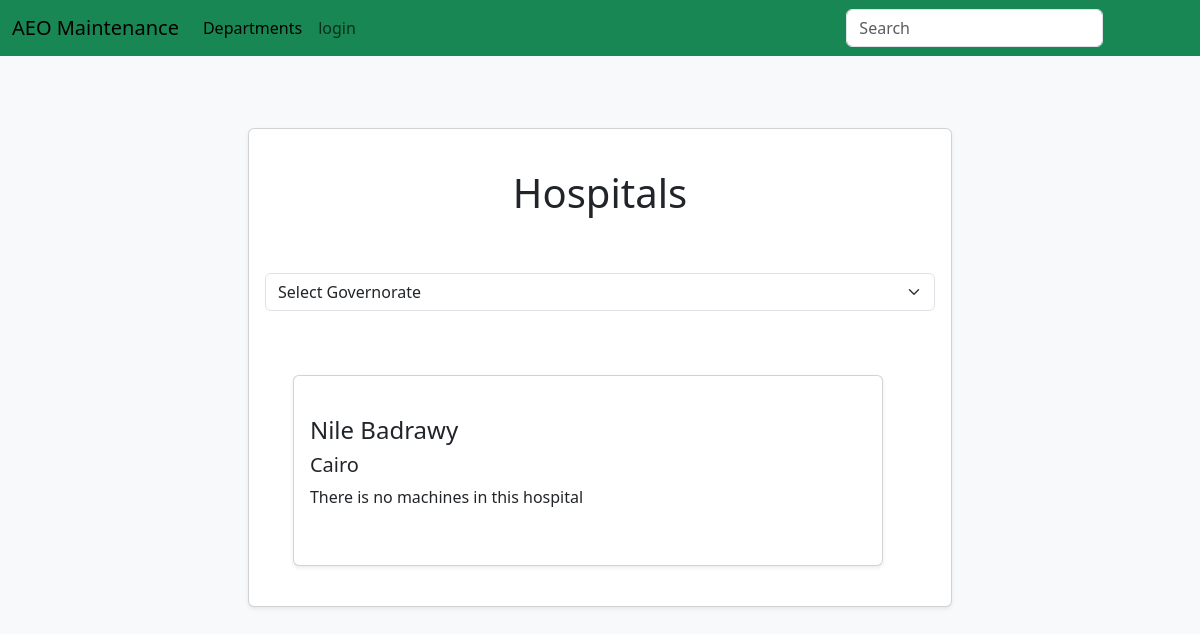
Page /hospitals on the earlier database version.
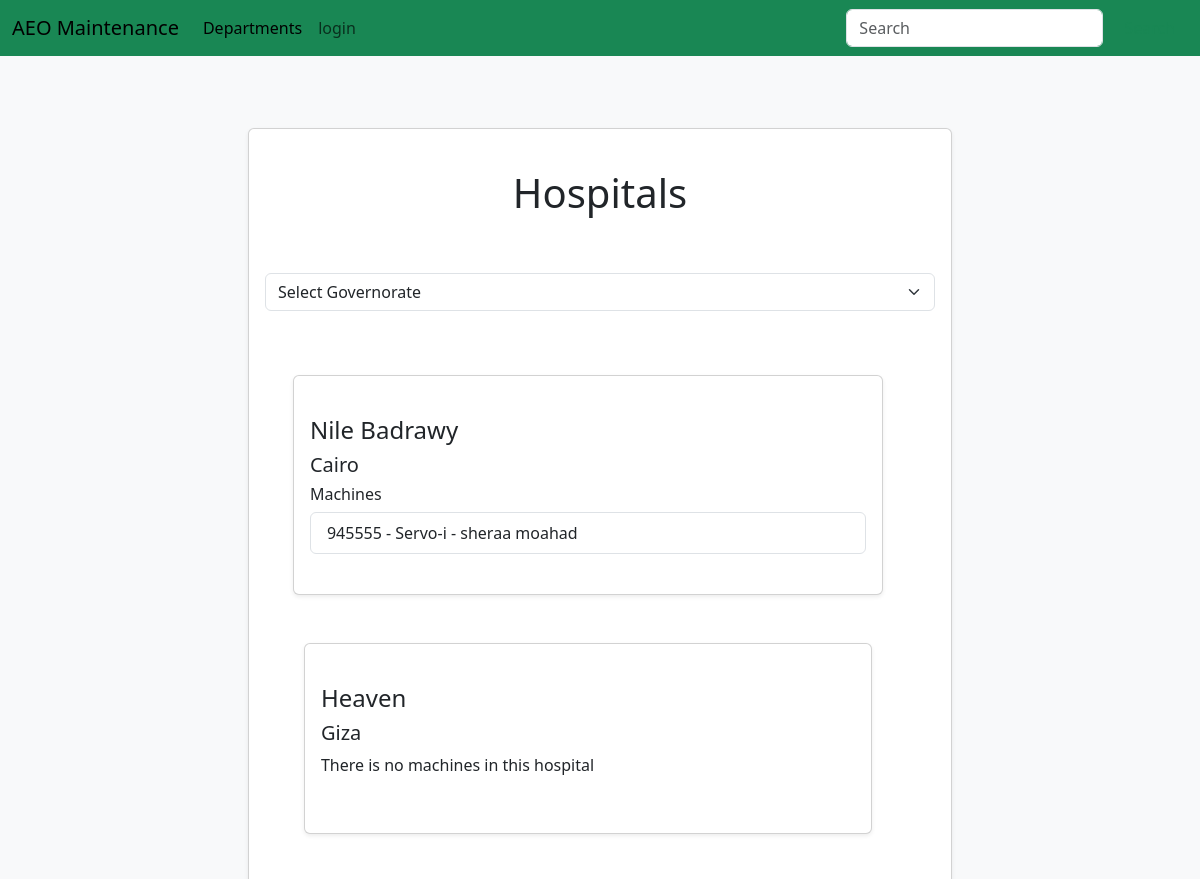
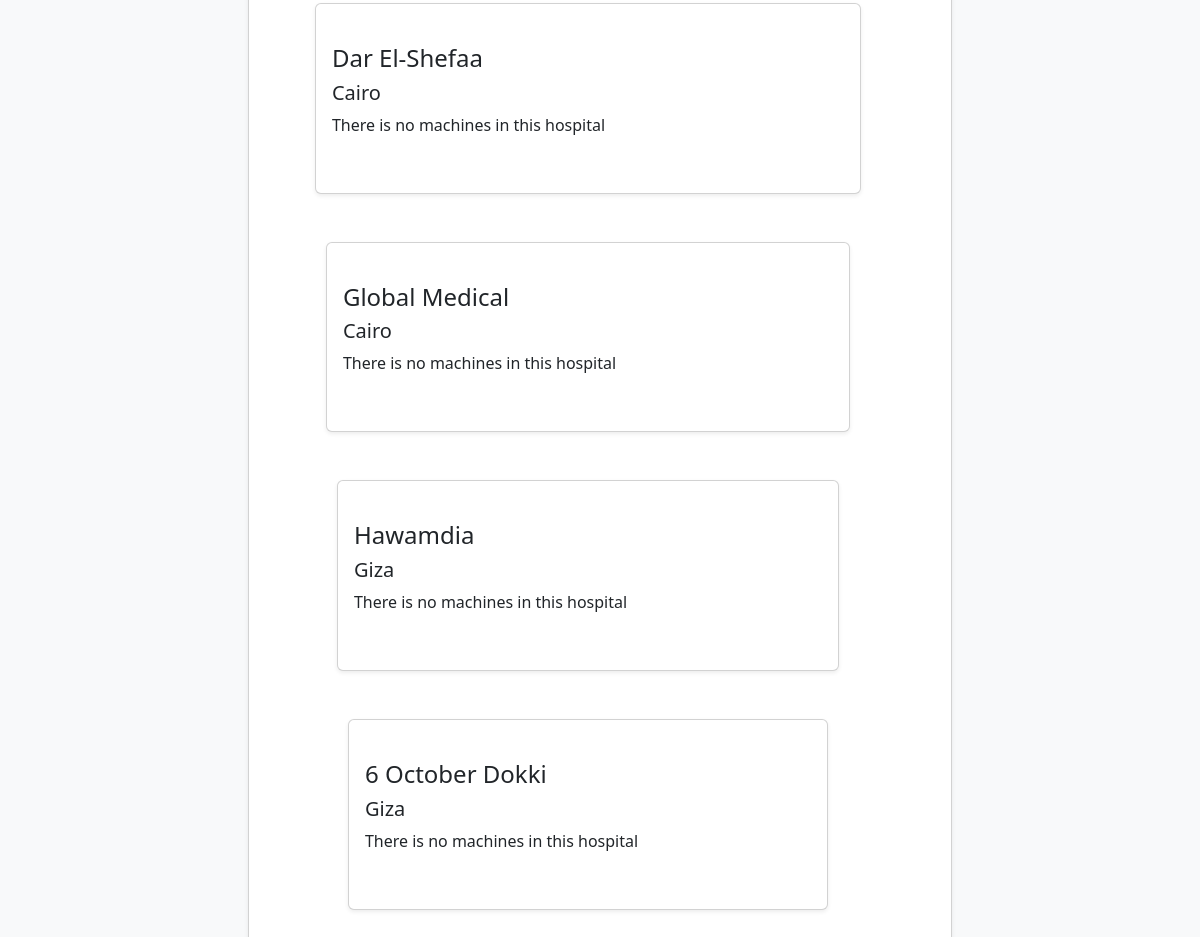
Same page on the later database version (2 pictures, top to bottom).
### maintenance_system/models.py (models this page shows, shortened)
class Hospital(db.Model):
	id = db.Column(db.Integer, primary_key=True)
	name = db.Column(db.String(80), unique=True)
	governorate = db.Column(db.String(80))
	tasks = db.relationship('Task', backref='hospital', lazy=True)
	machines = db.relationship('Machine', backref='hospital', lazy=True)

class Machine(db.Model):
	id = db.Column(db.Integer, primary_key=True)
	serial_number = db.Column(db.String(80), unique=True)
	installation_date = db.Column(db.DateTime)
	contract_type = db.Column(db.Integer, default=int(0)) # 0: warranty, 1: maintenance, 2: none
	contract_name = db.Column(db.String(80))
	contract_start_date = db.Column(db.DateTime)
	contract_end_date = db.Column(db.DateTime)
	user_id = db.Column(db.Integer, db.ForeignKey('user.id'))
	model_id = db.Column(db.Integer, db.ForeignKey('model.id'))
	hospital_id = db.Column(db.Integer, db.ForeignKey('hospital.id'))
	tasks = db.relationship('Task', secondary='machine_task', backref='machines', lazy='dynamic')

class Model(db.Model):
	id = db.Column(db.Integer, primary_key=True)
	name = db.Column(db.String(80), unique=True)
	manufacturer = db.Column(db.String(80))
	picture = db.Column(db.String(20), default='device_model.jpg')
	device_id = db.Column(db.Integer, db.ForeignKey('device.id'))
	machines = db.relationship('Machine', backref='model', lazy=True)

### maintenance_system/Hospitals/routes.py (the view)
@hospitalpb.route('/hospitals')
def hospitals():
    governorates = [
    hospital.governorate
    for hospital in db.session.query(Hospital.governorate).group_by(Hospital.governorate).all()]
    hospitals = Hospital.query.all()
    if request.args.get('governorate'):
        hospitals = [hospital for hospital in hospitals if hospital.governorate == request.args.get('governorate')]
    return render_template('hospitals.html', hospitals=hospitals, governorates=governorates)

### maintenance_system/Templates/hospitals.html (shortened to what this page needs)
{% extends "layout.html"%}
{% block content %}
<div class="row justify-content-center">
	<div class="col-lg-8 mt-4 mb-4">
		<div class="card p-3 shadow-sm">
			<div class="row">
				<div class="col-md-8 col-lg-12 mt-4 mb-4">
					<h1 class="text-center">Hospitals</h1>
				</div>
				<div class="col-md-8 col-lg-12 mt-4 mb-4">
					<form method="GET" action="{{ url_for('hospitalpb.hospitals') }}">
						<div class="mb-3 ">
							<select id="governorate" name="governorate" class="form-select"
								onchange="this.form.submit()">
								<option value="">Select Governorate</option>
							</select>
						</div>
					</form>
				</div>
				{% for hospital in hospitals %}
				<div class="row justify-content-center">
					<div class="col-lg-11 mt-4 mb-4">
						<div class="card p-3 shadow-sm">
							<div class="col-md-8 col-lg-12 mt-4 mb-4">
								<h4> {{hospital.name}}</h4>
								<h5> {{hospital.governorate}}</h5>
								{% if hospital.machines %}
								<h6> Machines </h6>
								<div class="list-group">
									{% for machine in hospital.machines%}
									<li class="list-group-item list-group-item-action"> {{ machine.serial_number }}
										- {{ machine.model.name }} - {{machine.contract_name }}</li>
									{% endfor %}
								</div>
								{% else %}
								<p>There is no machines in this hospital</p>
								{% endif %}
						</div>
					</div>
				</div>
				{% endfor %}
			</div>
		</div>
	</div>
	{% endblock%}

### maintenance_system/Templates/layout.html (shortened to what this page needs)
<!doctype html>
<html lang="en">
<head>
	<link href="https://cdn.jsdelivr.net/npm/bootstrap@5.3.3/dist/css/bootstrap.min.css" rel="stylesheet"
>
	<link href="{{ url_for('static', filename='css/style.css')}}" rel="stylesheet">
</head>
<body>
	<nav class="navbar navbar-expand-lg bg-body-success bg-success">
		<div class="container-fluid">
			<a class="navbar-brand" href="{{url_for('main.home')}}">AEO Maintenance</a>
			<div class="collapse navbar-collapse" id="navbarSupportedContent">
				<ul class="navbar-nav me-auto mb-2 mb-lg-0">
					<li class="nav-item">
						<a class="nav-link active" aria-current="page"
							href="{{ url_for('departmentsbp.departments') }}">Departments</a>
					</li>
					{% if current_user.is_authenticated %}
					{% if current_user.username != "Admin" %}
					<li class="nav-item">
						<a class="nav-link" href="{{ url_for('usersbp.user', id=current_user.id) }}">profile</a>
					</li>
					<li class="nav-item">
						<a class="nav-link"
							href="{{ url_for('taskpb.in_progress_tasks', department_id=current_user.department_id) }}">Tasks</a>
					</li>
					<li class="nav-item">
						<a class="nav-link"
							href="{{ url_for('taskpb.add_task', department_id=current_user.department_id) }}">Add
							task</a>
					</li>
					{% endif %}
					<li class="nav-item">
						<a class="nav-link" href="{{ url_for('usersbp.logout') }}">logout</a>
					</li>
					{% else %}
					<li class="nav-item">
						<a class="nav-link" href="{{ url_for('usersbp.login') }}">login</a>
					</li>
					{% endif %}
				</ul>
				<form class="d-flex" role="search">
					<input class="form-control me-2" type="search" placeholder="Search" aria-label="Search">
					<button class="btn btn-outline-success" type="submit">Search</button>
				</form>
			</div>
		</div>
	</nav>
	<div class="container-fluid container-md">
		<div class="container mt-5">
			<div class="row justify-content-center">
				{% block content %}
				{% endblock %}
			</div>
		</div>
	</div>
</body>
</html>

### maintenance_system/static/css/style.css (style rules this page uses)
body { background-color: #f8f9fa; }

Differences in the rows shown:
computed for Hospital "Nile Badrawy": text "There is no machines in this hospital" → "Machines"
added Machine: serial_number "945555", model.name "Servo-i", contract_name "sheraa moahad", shown under Hospital "Nile Badrawy"
added Hospital: name "Heaven", governorate "Giza", shows "There is no machines in this hospital"
added Hospital: name "Dar El-Shefaa", governorate "Cairo", shows "There is no machines in this hospital"
added Hospital: name "Global Medical", governorate "Cairo", shows "There is no machines in this hospital"
added Hospital: name "Hawamdia", governorate "Giza", shows "There is no machines in this hospital"
added Hospital: name "6 October Dokki", governorate "Giza", shows "There is no machines in this hospital"
